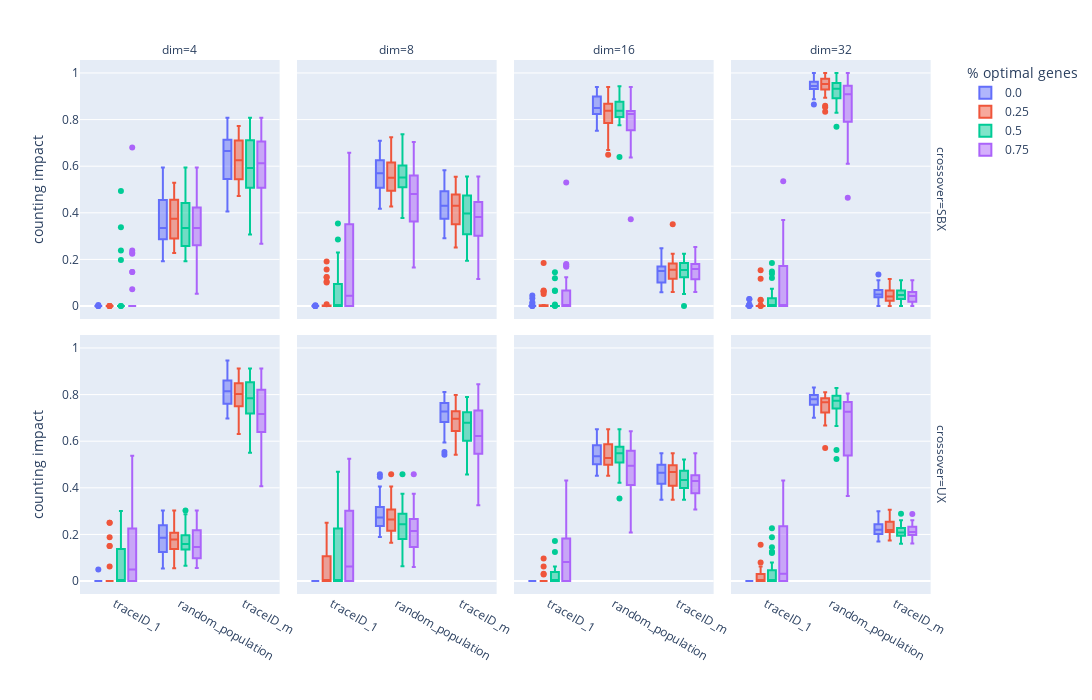

The cell this chart's notebook holds for it:
### Code cell
#Impact values for the median seed fitness individuum only to compare the different values for crossove rand dimensions

import pandas as pd
import plotly.express as px

gen = 50

ci_df = pd.read_csv("../data/sphere_function_data_out/counting_impact.csv")
only_last_gen_ci = ci_df[ci_df.generation == gen]
only_last_gen_ci['random_population'] = only_last_gen_ci[['traceID_2', 'traceID_3', 'traceID_4', 'traceID_5', 'traceID_6', 'traceID_7', 'traceID_8', 'traceID_9', 'traceID_10', 'traceID_11', 'traceID_12', 'traceID_13', 'traceID_14', 'traceID_15', 'traceID_16', 'traceID_17', 'traceID_18', 'traceID_19', 'traceID_20']].sum(axis=1)

#filter runs with optimal and worst point:
only_last_gen_ci = only_last_gen_ci[only_last_gen_ci.seed_quality == "median"]
only_last_gen_ci = only_last_gen_ci[['traceID_1', 'random_population', 'traceID_m', 'percentage_of_optimal_genes', 'dim', 'crossover']]


#CI of Fitness = 1
fig = px.box(
    only_last_gen_ci,
    color="percentage_of_optimal_genes",
    facet_col="dim",
    facet_row="crossover",
    labels={
            "value": "counting impact",
            "variable": "",
            "percentage_of_optimal_genes": "% optimal genes",
            "traceID_1" : "seed ind"
        },
    height=700, width=1400)

fig.write_image("../figures/genome_quality_distribution_impact.pdf")
fig.show()
